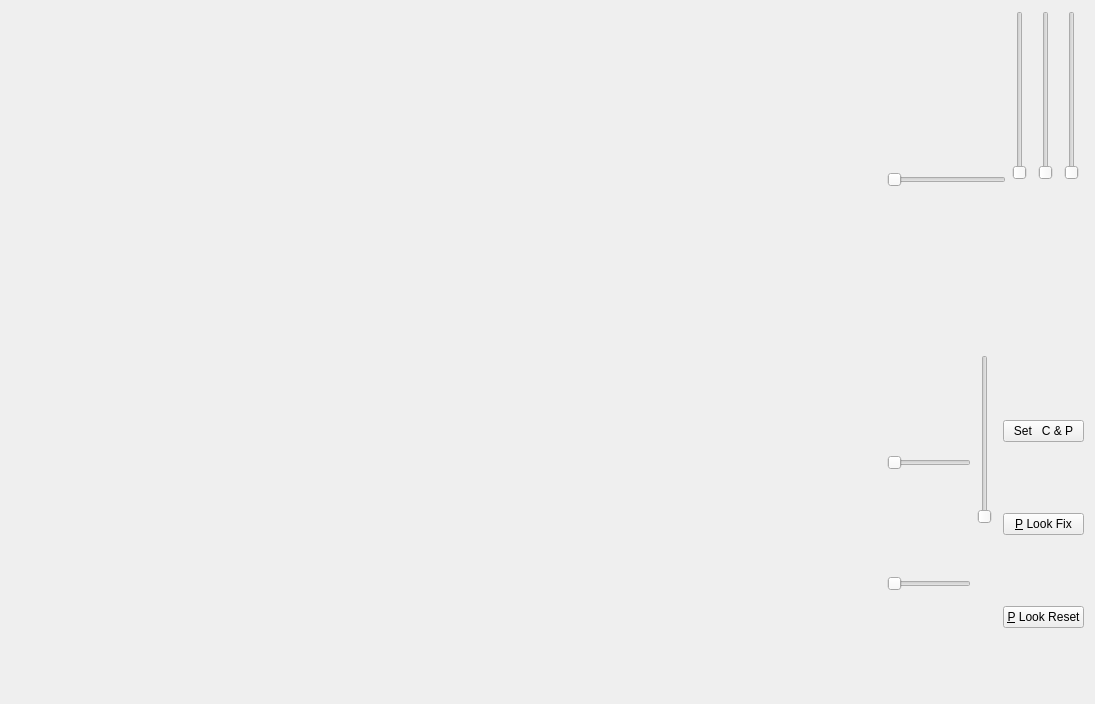
<?xml version="1.0" encoding="UTF-8"?>
<ui version="4.0">
 <class>MainWindow</class>
 <widget class="QMainWindow" name="MainWindow">
  <property name="geometry">
   <rect>
    <x>0</x>
    <y>0</y>
    <width>1095</width>
    <height>704</height>
   </rect>
  </property>
  <property name="windowTitle">
   <string>MainWindow</string>
  </property>
  <widget class="QWidget" name="centralWidget">
   <layout class="QHBoxLayout" name="horizontalLayout_4">
    <item>
     <widget class="GLWidget" name="widget" native="true">
      <property name="sizePolicy">
       <sizepolicy hsizetype="Expanding" vsizetype="Preferred">
        <horstretch>0</horstretch>
        <verstretch>0</verstretch>
       </sizepolicy>
      </property>
     </widget>
    </item>
    <item>
     <layout class="QVBoxLayout" name="verticalLayout_7">
      <item>
       <layout class="QHBoxLayout" name="horizontalLayout_3">
        <item>
         <widget class="FancySlider" name="horizontalSlider">
          <property name="sizePolicy">
           <sizepolicy hsizetype="Minimum" vsizetype="Fixed">
            <horstretch>0</horstretch>
            <verstretch>0</verstretch>
           </sizepolicy>
          </property>
          <property name="orientation">
           <enum>Qt::Horizontal</enum>
          </property>
         </widget>
        </item>
        <item>
         <layout class="QVBoxLayout" name="verticalLayout_2">
          <item>
           <widget class="FancySlider2" name="verticalSlider_2">
            <property name="orientation">
             <enum>Qt::Vertical</enum>
            </property>
           </widget>
          </item>
          <item>
           <spacer name="verticalSpacer_2">
            <property name="orientation">
             <enum>Qt::Vertical</enum>
            </property>
            <property name="sizeHint" stdset="0">
             <size>
              <width>20</width>
              <height>40</height>
             </size>
            </property>
           </spacer>
          </item>
         </layout>
        </item>
        <item>
         <layout class="QHBoxLayout" name="horizontalLayout_2">
          <item>
           <layout class="QVBoxLayout" name="verticalLayout">
            <item>
             <widget class="FancySlider3" name="verticalSlider">
              <property name="orientation">
               <enum>Qt::Vertical</enum>
              </property>
             </widget>
            </item>
            <item>
             <spacer name="verticalSpacer">
              <property name="orientation">
               <enum>Qt::Vertical</enum>
              </property>
              <property name="sizeHint" stdset="0">
               <size>
                <width>20</width>
                <height>40</height>
               </size>
              </property>
             </spacer>
            </item>
           </layout>
          </item>
          <item>
           <layout class="QVBoxLayout" name="verticalLayout_3">
            <item>
             <widget class="FancySlider4" name="verticalSlider_3">
              <property name="orientation">
               <enum>Qt::Vertical</enum>
              </property>
             </widget>
            </item>
            <item>
             <spacer name="verticalSpacer_3">
              <property name="orientation">
               <enum>Qt::Vertical</enum>
              </property>
              <property name="sizeHint" stdset="0">
               <size>
                <width>20</width>
                <height>40</height>
               </size>
              </property>
             </spacer>
            </item>
           </layout>
          </item>
         </layout>
        </item>
       </layout>
      </item>
      <item>
       <layout class="QHBoxLayout" name="horizontalLayout">
        <item>
         <layout class="QVBoxLayout" name="verticalLayout_5">
          <item>
           <widget class="FancySlider5" name="horizontalSlider_2">
            <property name="sizePolicy">
             <sizepolicy hsizetype="Minimum" vsizetype="Fixed">
              <horstretch>0</horstretch>
              <verstretch>0</verstretch>
             </sizepolicy>
            </property>
            <property name="orientation">
             <enum>Qt::Horizontal</enum>
            </property>
           </widget>
          </item>
          <item>
           <widget class="FancySlider7" name="horizontalSlider_3">
            <property name="sizePolicy">
             <sizepolicy hsizetype="Minimum" vsizetype="Fixed">
              <horstretch>0</horstretch>
              <verstretch>0</verstretch>
             </sizepolicy>
            </property>
            <property name="orientation">
             <enum>Qt::Horizontal</enum>
            </property>
           </widget>
          </item>
         </layout>
        </item>
        <item>
         <layout class="QVBoxLayout" name="verticalLayout_4">
          <item>
           <widget class="FancySlider6" name="verticalSlider_4">
            <property name="orientation">
             <enum>Qt::Vertical</enum>
            </property>
           </widget>
          </item>
          <item>
           <spacer name="verticalSpacer_4">
            <property name="orientation">
             <enum>Qt::Vertical</enum>
            </property>
            <property name="sizeHint" stdset="0">
             <size>
              <width>20</width>
              <height>40</height>
             </size>
            </property>
           </spacer>
          </item>
         </layout>
        </item>
        <item>
         <layout class="QVBoxLayout" name="verticalLayout_6">
          <item>
           <widget class="SetPandC" name="pushButton_2">
            <property name="text">
             <string>Set   C &amp;&amp; P</string>
            </property>
           </widget>
          </item>
          <item>
           <widget class="QPushButton" name="pushButton_3">
            <property name="text">
             <string>&amp;P Look Fix</string>
            </property>
           </widget>
          </item>
          <item>
           <widget class="PLookReset" name="pushButton">
            <property name="text">
             <string>&amp;P Look Reset</string>
            </property>
           </widget>
          </item>
         </layout>
        </item>
       </layout>
      </item>
     </layout>
    </item>
   </layout>
  </widget>
 </widget>
 <layoutdefault spacing="6" margin="11"/>
 <customwidgets>
  <customwidget>
   <class>GLWidget</class>
   <extends>QWidget</extends>
   <header>glwidget.h</header>
   <container>1</container>
  </customwidget>
  <customwidget>
   <class>FancySlider</class>
   <extends>QSlider</extends>
   <header>fancyslider.h</header>
  </customwidget>
  <customwidget>
   <class>FancySlider2</class>
   <extends>QSlider</extends>
   <header>fancyslider2.h</header>
  </customwidget>
  <customwidget>
   <class>FancySlider3</class>
   <extends>QSlider</extends>
   <header>fancyslider3.h</header>
  </customwidget>
  <customwidget>
   <class>FancySlider4</class>
   <extends>QSlider</extends>
   <header>fancyslider4.h</header>
  </customwidget>
  <customwidget>
   <class>FancySlider5</class>
   <extends>QSlider</extends>
   <header>fancyslider5.h</header>
  </customwidget>
  <customwidget>
   <class>FancySlider6</class>
   <extends>QSlider</extends>
   <header>fancyslider6.h</header>
  </customwidget>
  <customwidget>
   <class>FancySlider7</class>
   <extends>QSlider</extends>
   <header>fancyslider7.h</header>
  </customwidget>
  <customwidget>
   <class>PLookReset</class>
   <extends>QPushButton</extends>
   <header>plookreset.h</header>
  </customwidget>
  <customwidget>
   <class>SetPandC</class>
   <extends>QPushButton</extends>
   <header>setpandc.h</header>
  </customwidget>
 </customwidgets>
 <resources/>
 <connections/>
</ui>
